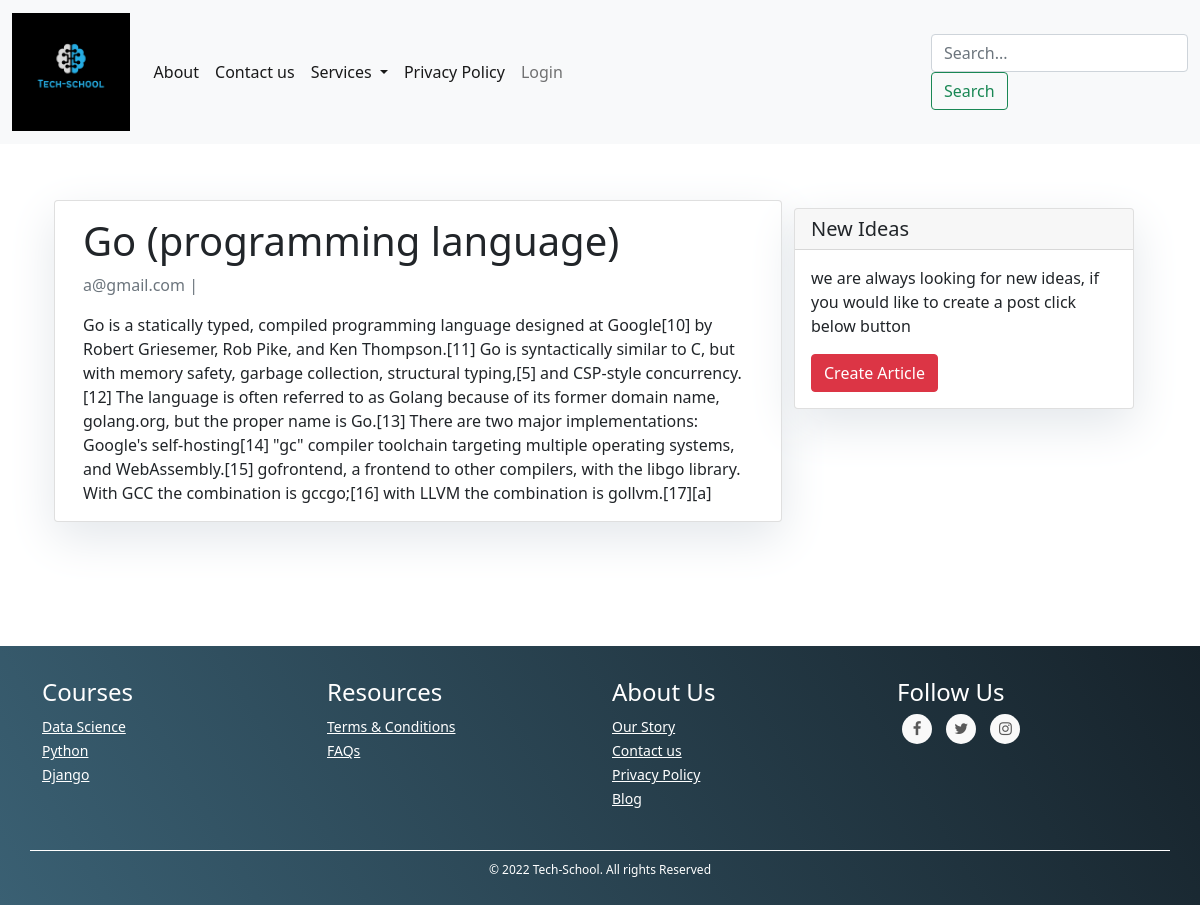
The app's page /blog/go-programming-language/ with its own data.
### blog/models.py (models this page shows, shortened)
class Post(models.Model):
    title = models.CharField(max_length=300, unique=True)
    slug = models.SlugField(max_length=300, unique=True)
    author = models.ForeignKey(settings.AUTH_USER_MODEL, on_delete=models.CASCADE, related_name=('blog_posts'))
    content = models.TextField()
    category = models.ManyToManyField(PostCategory,related_name='category')
    tag=models.ManyToManyField(PostTag,related_name='tag')
    status = models.IntegerField(choices=STATUS, default=0)
    created_at = models.DateTimeField(auto_now_add=True)
    updated_at = models.DateTimeField(auto_now=True)
    class Meta:
        ordering = ['-created_at']
        verbose_name = 'Post Article'
        verbose_name_plural = 'Post Articles'

### accounts/models.py (models this page shows)
class User(AbstractUser):
    username = None
    email = models.EmailField(_('email address'), unique=True)
    phone_number=models.CharField(max_length=20)
    gender = models.CharField(max_length=10, choices=GENDER_CHOICES,default='Male')
    def __str__(self):
        return self.email
    USERNAME_FIELD = 'email'
    REQUIRED_FIELDS = []
    objects = UserManager()

### blog/views.py (the view)
# urls.py: path('<slug:slug>/', views.PostDetail.as_view(),  name='post_detail'),
class PostDetail(DetailView):
    model = Post
    template_name = 'blog/post_detail.html'

### blog/templates/blog/post_detail.html
{% extends 'base.html' %} {% block content %}
<div class="container">
  <div class="row">
    <div class="col-md-8 card mb-4  mt-3 left  top">
      <div class="card-body">
        <h1>{% block title %} {{ object.title }} {% endblock title %}</h1>
        <p class=" text-muted">{{ post.author }} | {{ post.created_on }}</p>
        <p class="card-text ">{{ object.content | safe }}</p>
      </div>
    </div>
    {% block sidebar %} {% include 'blog/sidebar.html' %} {% endblock sidebar %}
  </div>
</div>
{% endblock content %}

### blog/templates/blog/sidebar.html (style rules this page uses)
.card { box-shadow: 0 16px 48px #E3E7EB; }

### records on screen
Post: title "Go (programming language)", author "a@gmail.com", content "Go is a statically typed, compiled programming language designed at Google[10] by Robert Griesemer, Rob Pike, and Ken Thompson.[11] Go is syntactically similar to C, but with memory safety, garbage collection, structural typing,[5] and CSP-style concurrency.[12] The language is often referred to as Golang because of its former domain name, golang.org, but the proper name is Go.[13] There are two major implementations: Google's self-hosting[14] \"gc\" compiler toolchain targeting multiple operating systems, and WebAssembly.[15] gofrontend, a frontend to other compilers, with the libgo library. With GCC the combination is gccgo;[16] with LLVM the combination is gollvm.[17][a]"
